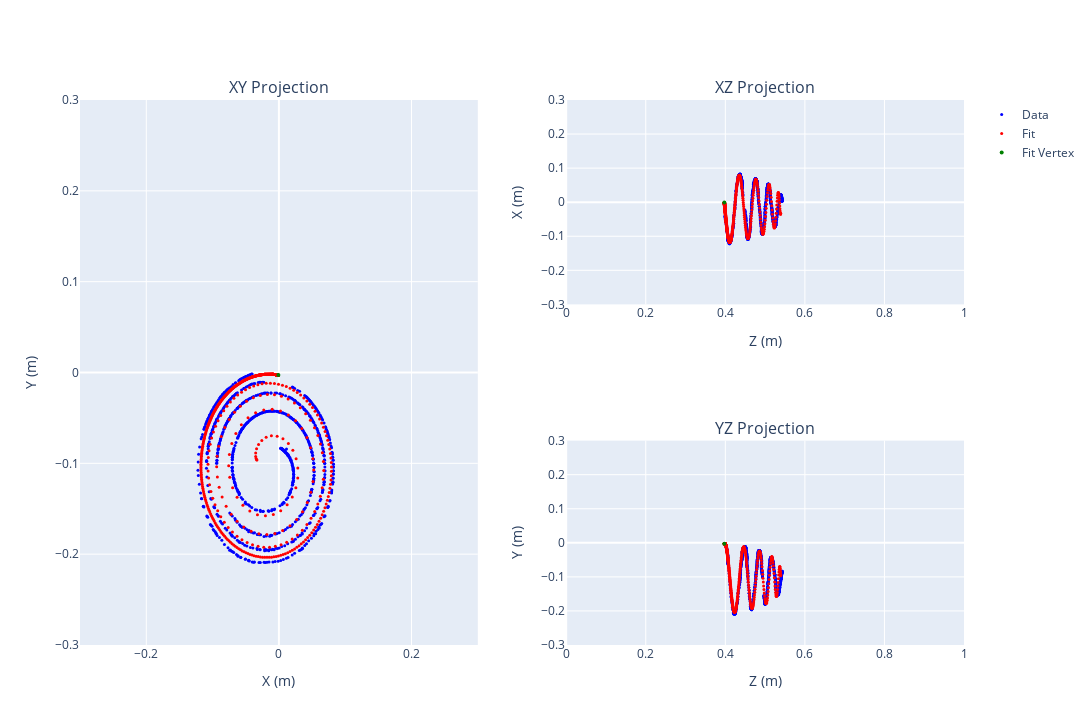

The notebook cell saved with this chart:
### Markdown cell above
If a good event was chosen, you should see above a print out of the fit results. Key values are the chi-square (which should be small) and the variable values, which are the fitted observables. Also important are the correlations, which tell you if any of the parameters are co-dependent. If two parameters have a correlation of 1.0 they are basically degenerate to the fitter, which is very bad.

We can also plot the results of the fit against the data to vizualize the performance

### Code cell
fig = make_subplots(2, 2, subplot_titles=["XY Projection", "XZ Projection", "YZ Projection"], specs=[[{"rowspan": 2}, {}],[None, {}]])
fig.add_trace(
    go.Scatter(
        x=full.data[:, 0],
        y=full.data[:, 1],
        mode="markers", 
        marker={
            "size": 3,
            "color": "blue"
        },
        name="Data"
    ),
    row=1,
    col=1
)
fig.add_trace(
    go.Scatter(
        x=best_fit_trajectory[:, 0],
        y=best_fit_trajectory[:, 1],
        mode="markers",
        marker={
            "size": 3,
            "color": "red"
        },
        name="Fit"
    ),
    row=1,
    col=1
)
fig.add_trace(
    go.Scatter(
        x=[result["vertex_x"]],
        y=[result["vertex_y"]],
        mode="markers",
        marker={
            "color": "green",
            "size": 4
        },
        name="Fit Vertex"
    ),
    row=1,
    col=1
)

fig.add_trace(
    go.Scatter(
        x=full.data[:, 2],
        y=full.data[:, 0],
        mode="markers",
        marker={
            "size": 3,
            "color": "blue"
        },
        name="Data",
        showlegend=False
    ),
    row=1,
    col=2
)
fig.add_trace(
    go.Scatter(
        x=best_fit_trajectory[:, 2],
        y=best_fit_trajectory[:, 0],
        mode="markers",
        marker={
            "size": 3,
            "color": "red"
        },
        name="Fit",
        showlegend=False
    ),
    row=1,
    col=2
)
fig.add_trace(
    go.Scatter(
        x=[result["vertex_z"]],
        y=[result["vertex_x"]],
        mode="markers",
        marker={
            "color": "green",
            "size": 4
        },
        name="Fit Vertex",
        showlegend=False,
    ),
    row=1,
    col=2
)

fig.add_trace(
    go.Scatter(
        x=full.data[:, 2],
        y=full.data[:, 1],
        mode="markers",
        marker={
            "size": 3,
            "color": "blue"
        },
        name="Data",
        showlegend=False,
    ),
    row=2,
    col=2
)
fig.add_trace(
    go.Scatter(
        x=best_fit_trajectory[:, 2],
        y=best_fit_trajectory[:, 1],
        mode="markers",
        marker={
            "size": 3,
            "color": "red"
        },
        name="Fit",
        showlegend=False,
    ),
    row=2,
    col=2
)
fig.add_trace(
    go.Scatter(
        x=[result["vertex_z"]],
        y=[result["vertex_y"]],
        mode="markers",
        marker={
            "color": "green",
            "size": 4
        },
        name="Fit Vertex",
        showlegend=False
    ),
    row=2,
    col=2
)

fig["layout"]["xaxis1"]["title"] = "X (m)"
fig["layout"]["xaxis1"]["range"] = [-0.3, 0.3]
fig["layout"]["yaxis1"]["title"] = "Y (m)"
fig["layout"]["yaxis1"]["range"] = [-0.3, 0.3]

fig["layout"]["xaxis2"]["title"] = "Z (m)"
fig["layout"]["xaxis2"]["range"] = [0.0, 1.0]
fig["layout"]["yaxis2"]["title"] = "X (m)"
fig["layout"]["yaxis2"]["range"] = [-0.3, 0.3]

fig["layout"]["xaxis3"]["title"] = "Z (m)"
fig["layout"]["xaxis3"]["range"] = [0.0, 1.0]
fig["layout"]["yaxis3"]["title"] = "Y (m)"
fig["layout"]["yaxis3"]["range"] = [-0.3, 0.3]

fig.update_layout(
    width=1450,
    height=725
)

### Figure 1 — Plotly figure (JSON) as saved in the notebook; plotly's stock layout.template omitted (floating-point values rounded to 4 significant figures; data arrays with more than 128 entries replaced by an {"elided": "..."} marker saying what was removed)
{"data": [{"marker": {"color": "blue", "size": 3}, "mode": "markers", "name": "Data", "type": "scatter", "x": {"elided": "912 float values"}, "xaxis": "x", "y": {"elided": "912 float values"}, "yaxis": "y"}, {"marker": {"color": "red", "size": 3}, "mode": "markers", "name": "Fit", "type": "scatter", "x": {"elided": "881 float values"}, "xaxis": "x", "y": {"elided": "881 float values"}, "yaxis": "y"}, {"marker": {"color": "green", "size": 4}, "mode": "markers", "name": "Fit Vertex", "type": "scatter", "x": [-0.0008055], "xaxis": "x", "y": [-0.002826], "yaxis": "y"}, {"marker": {"color": "blue", "size": 3}, "mode": "markers", "name": "Data", "showlegend": false, "type": "scatter", "x": {"elided": "912 float values"}, "xaxis": "x2", "y": {"elided": "912 float values"}, "yaxis": "y2"}, {"marker": {"color": "red", "size": 3}, "mode": "markers", "name": "Fit", "showlegend": false, "type": "scatter", "x": {"elided": "881 float values"}, "xaxis": "x2", "y": {"elided": "881 float values"}, "yaxis": "y2"}, {"marker": {"color": "green", "size": 4}, "mode": "markers", "name": "Fit Vertex", "showlegend": false, "type": "scatter", "x": [0.3975], "xaxis": "x2", "y": [-0.0008055], "yaxis": "y2"}, {"marker": {"color": "blue", "size": 3}, "mode": "markers", "name": "Data", "showlegend": false, "type": "scatter", "x": {"elided": "912 float values"}, "xaxis": "x3", "y": {"elided": "912 float values"}, "yaxis": "y3"}, {"marker": {"color": "red", "size": 3}, "mode": "markers", "name": "Fit", "showlegend": false, "type": "scatter", "x": {"elided": "881 float values"}, "xaxis": "x3", "y": {"elided": "881 float values"}, "yaxis": "y3"}, {"marker": {"color": "green", "size": 4}, "mode": "markers", "name": "Fit Vertex", "showlegend": false, "type": "scatter", "x": [0.3975], "xaxis": "x3", "y": [-0.002826], "yaxis": "y3"}], "layout": {"annotations": [{"font": {"size": 16}, "showarrow": false, "text": "XY Projection", "x": 0.225, "xanchor": "center", "xref": "paper", "y": 1, "yanchor": "bottom", "yref": "paper"}, {"font": {"size": 16}, "showarrow": false, "text": "XZ Projection", "x": 0.775, "xanchor": "center", "xref": "paper", "y": 1, "yanchor": "bottom", "yref": "paper"}, {"font": {"size": 16}, "showarrow": false, "text": "YZ Projection", "x": 0.775, "xanchor": "center", "xref": "paper", "y": 0.375, "yanchor": "bottom", "yref": "paper"}], "height": 725, "width": 1450, "xaxis": {"anchor": "y", "domain": [0, 0.45], "range": [-0.3, 0.3], "title": {"text": "X (m)"}}, "xaxis2": {"anchor": "y2", "domain": [0.55, 1], "range": [0, 1], "title": {"text": "Z (m)"}}, "xaxis3": {"anchor": "y3", "domain": [0.55, 1], "range": [0, 1], "title": {"text": "Z (m)"}}, "yaxis": {"anchor": "x", "domain": [0, 1], "range": [-0.3, 0.3], "title": {"text": "Y (m)"}}, "yaxis2": {"anchor": "x2", "domain": [0.625, 1], "range": [-0.3, 0.3], "title": {"text": "X (m)"}}, "yaxis3": {"anchor": "x3", "domain": [0, 0.375], "range": [-0.3, 0.3], "title": {"text": "Y (m)"}}}}
